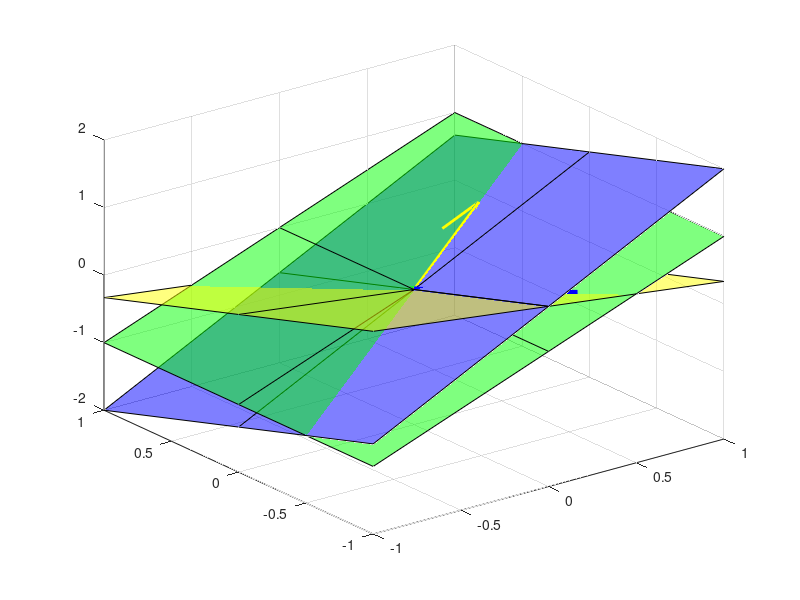

MATLAB code to generate this figure:
%Illustrate various spaces needed for the PBH test.
clear 
clc
close all
%% Example 6:PBH Test
A=[1 2 3;
    2 1 0;
    0 2 4];
% Get the eigen vectors and eigen values
[V,D]=eig(A);

lambda1=D(1,1);
lambda2=D(2,2);
lambda3=D(3,3);

v1=V(:,1);
v2=V(:,2);
v3=V(:,3);

%Check the eigenvalues/eigenvector pairs
%The eigen vector should lie in the null space of (A-lambda*eye(3))
(A-lambda1*eye(3))*v1;
(A-lambda2*eye(3))*v2;
(A-lambda3*eye(3))*v3;

% Compute the range of (A-lambda_iI)
rank(A-lambda1*eye(3)) %Eigen values make the matrix rank deficient
%Rank is coming 2 so two vectors will span the vector space.
rangeAminuaLambda1I=orth(A-lambda1*eye(3));
rangeAminuaLambda2I=orth(A-lambda2*eye(3));
rangeAminuaLambda3I=orth(A-lambda3*eye(3));

%Plotting vector space apanned by vectors of rangeAminuaLambda1I
vec1_1=rangeAminuaLambda1I(:,1);
vec2_1=rangeAminuaLambda1I(:,2);
normal_1 = cross(vec1_1, vec2_1);%Calculate the normal vector of the plane using cross product
[x1, y1] = meshgrid(-1:1, -1:1);% Create a grid of points for the plane
z1 = -(normal_1(1)*x1 + normal_1(2)*y1) / normal_1(3);
surf(x1,y1,z1,'Facecolor','blue','FaceAlpha', 0.5)
hold on

%Plotting vector space apanned by vectors of rangeAminuaLambda2I
vec1_2=rangeAminuaLambda2I(:,1);
vec2_2=rangeAminuaLambda2I(:,2);
normal_2 = cross(vec1_2, vec2_2);%Calculate the normal vector of the plane using cross product
[x2, y2] = meshgrid(-1:1, -1:1);% Create a grid of points for the plane
z2 = -(normal_2(1)*x2 + normal_2(2)*y2) / normal_2(3);
surf(x2,y2,z2,'Facecolor','green','FaceAlpha', 0.5)
hold on

%Plotting vector space apanned by vectors of rangeAminuaLambda3I
vec1_3=rangeAminuaLambda3I(:,1);
vec2_3=rangeAminuaLambda3I(:,2);
normal_3 = cross(vec1_3, vec2_3);%Calculate the normal vector of the plane using cross product
[x3, y3] = meshgrid(-1:1, -1:1);% Create a grid of points for the plane
z3 = -(normal_3(1)*x2 + normal_3(2)*y2) / normal_3(3);
surf(x3,y3,z3,'Facecolor','yellow','FaceAlpha', 0.5)
hold on

% Lets make B uncontrollable
B_uncontrollable=-0.8*rangeAminuaLambda1I(:,1)+...
    1.2*rangeAminuaLambda1I(:,2);
rank(ctrb(A,B_uncontrollable));

%Lets make B controllable (random vector)
B_controllable=[0.1;-0.25;1]; %according to PBH test this vector should be controllable
%quiver3(0,0,0,B_controllable(1),B_controllable(2),B_controllable(3), 'r', 'LineWidth', 2);
rank(ctrb(A,B_controllable))% checking it with controllability test

%Check the rank-nullity theorem
rank([A-lambda1*eye(3) v1])%Rank and null space space respectively 
%combined should have a full rank
Pc=ctrb(A,v1);
rank(Pc) %the system is not controllable if eigen vector is used.
rank([A-lambda2*eye(3) v2])
rank([A-lambda3*eye(3) v3])
rank([A-lambda1*eye(3) v2]) % the rank is lost by other eigen vector not relatted to eigen value 1.

%Plot eigen vector
quiver3(0,0,0,v1(1),v1(2),v1(3), 'b', 'LineWidth', 4)%uncontrollable as it lies in yellow and green plane
rank(ctrb(A,v1))
hold on
quiver3(0,0,0,v2(1),v2(2),v2(3), 'g', 'LineWidth', 4)%uncontrollable as it lies in blue and yellow plane
hold on
quiver3(0,0,0,v3(1),v3(2),v3(3), 'y', 'LineWidth', 2)%uncontrollable as it lies in blue and grren plane
%eigen vector is not be going to in blue plane and so on.

%make a composite vector
v1v2v3=v1 + v2+ v3; %controllable
rank(ctrb(A,v1v2v3))
quiver3(0,0,0,v1v2v3(1),v1v2v3(2),v1v2v3(3), 'k', 'LineWidth', 2)

